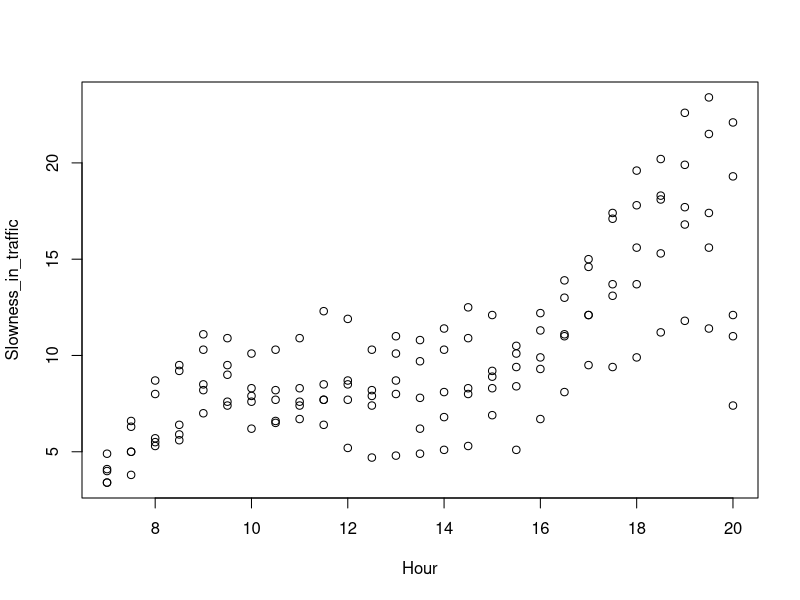
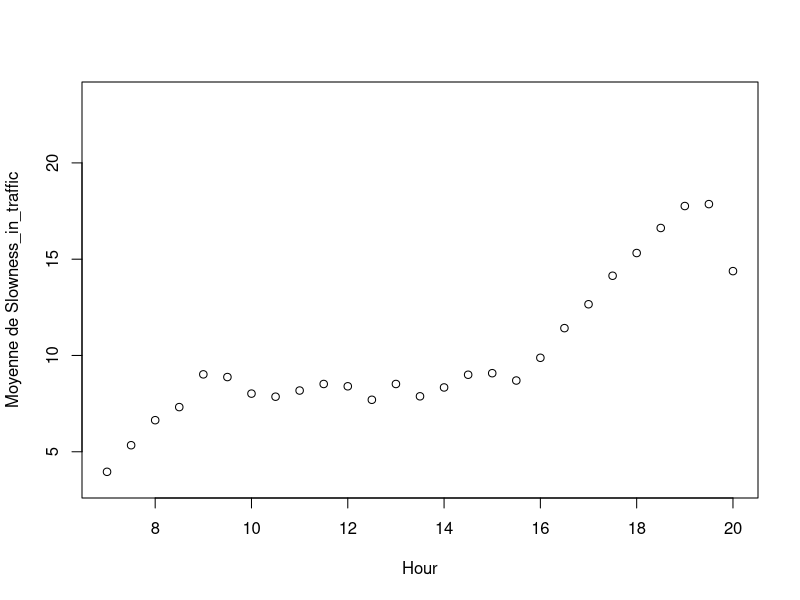
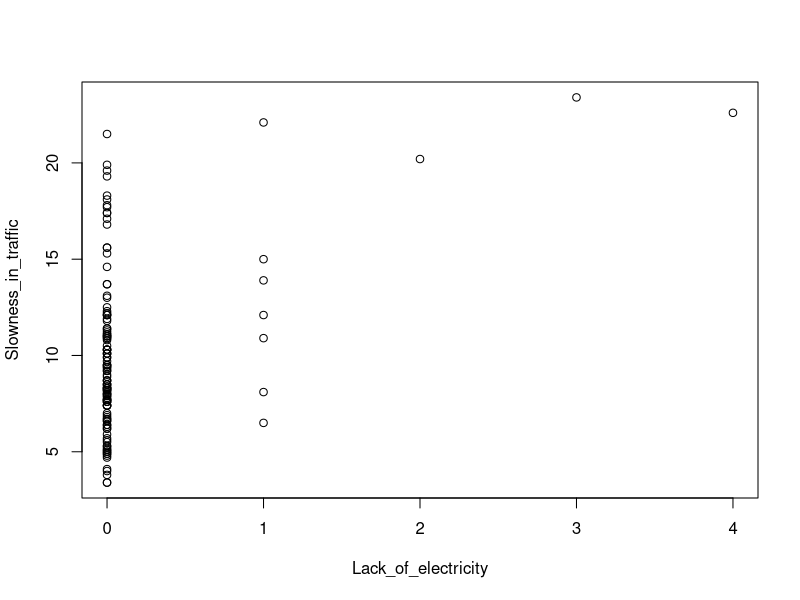
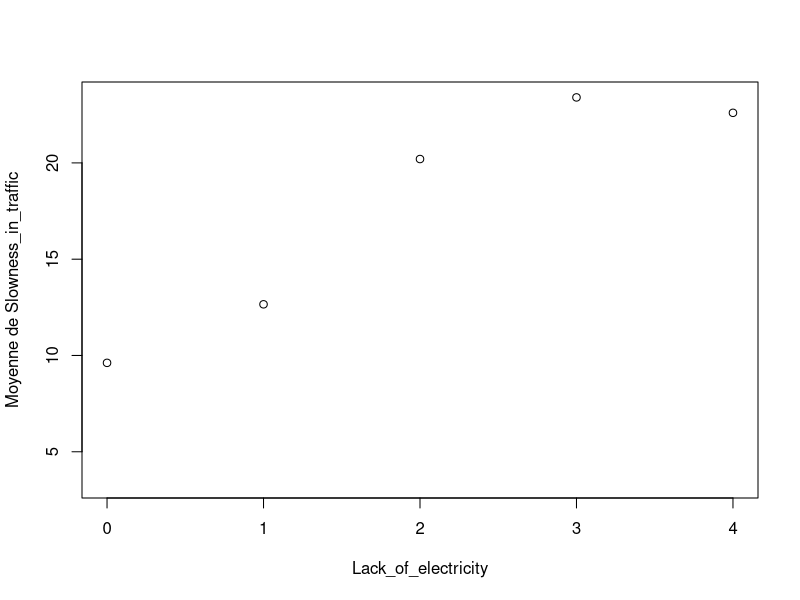
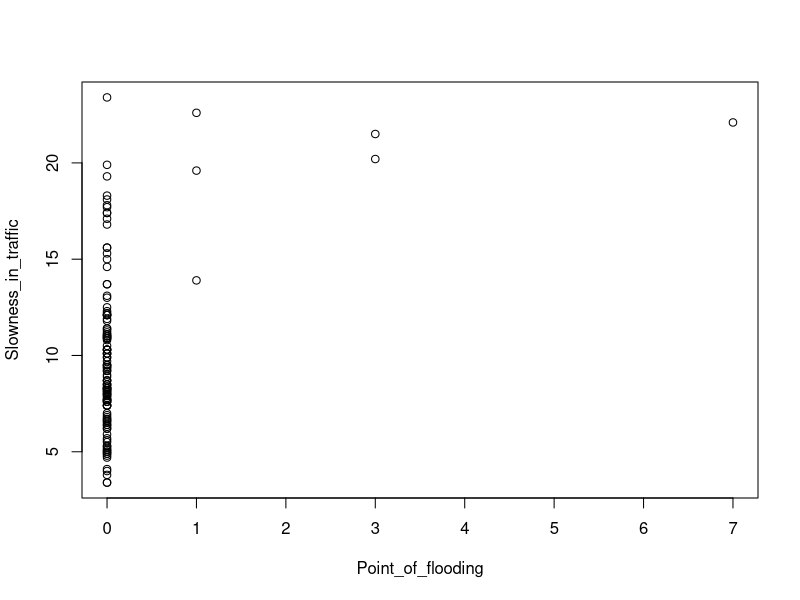
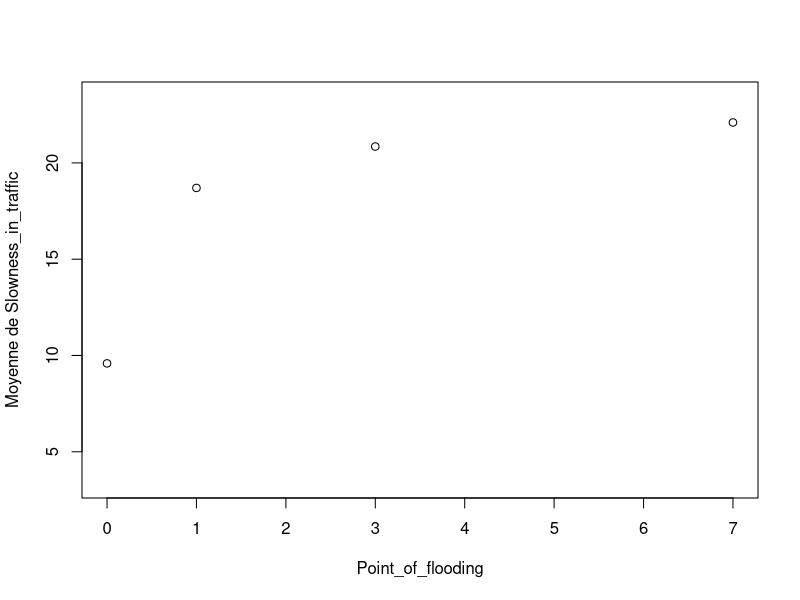
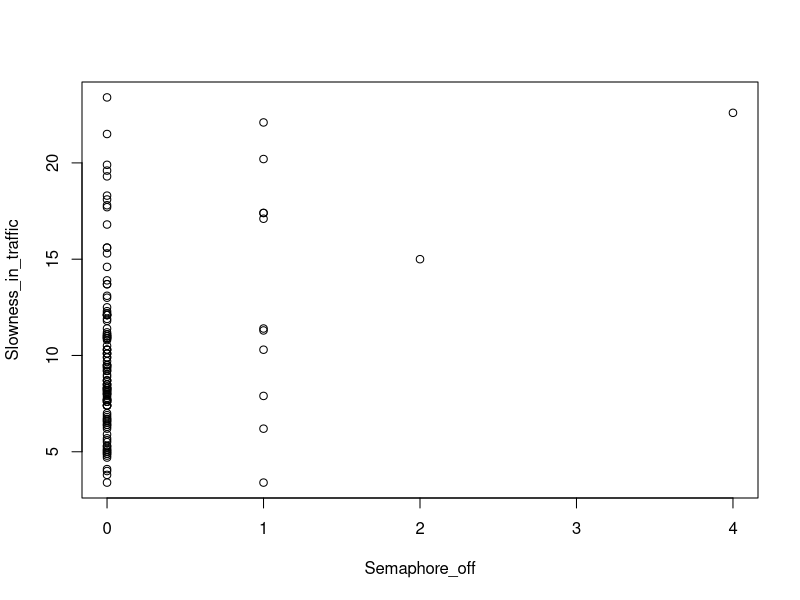
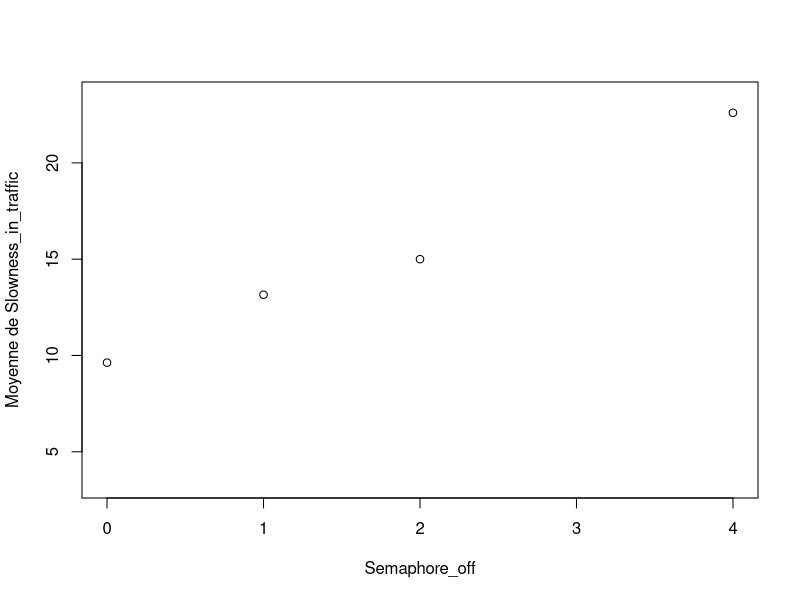

Write R code to recreate these figures, in order.
## ---- chunk 1
knitr::opts_chunk$set(echo = FALSE)
options(warn=-1)
library(ggplot2)
library(MASS)
library(caret)
library(glmnet)
library(tidyr)
library(dplyr)
library("cowplot")
library("gridExtra")
library(gridExtra)
## ---- chunk 2
tab <- read.table("datakronk.csv", header=TRUE, sep=";")
tab[1] = 6.5 + 0.5*tab[1]

X = tab[, -ncol(tab)]
# XLundi = X[1:27,]
# XMardi = X[28:54,]
# XMercredi = X[55:81,]
# XJeudi = X[82:108,]
# XVendredi = X[109:135,]
# X = (XLundi + XMardi + XMercredi + XJeudi + XVendredi)/5


Y = as.data.frame(tab[18])
# YLundi = Y[1:27,]
# YMardi = Y[28:54,]
# YMercredi = Y[55:81,]
# YJeudi = Y[82:108,]
# YVendredi = Y[109:135,]
# Y = (YLundi + YMardi + YMercredi + YJeudi + YVendredi)/5
## ---- chunk 3
# plot(data.frame(X[1], Y), main="Slowness_in_traffic en fonction de Hour")
# plot(data.frame(X[10], Y), main="Slowness_in_traffic en fonction de Lack_of_electricity")
# plot(data.frame(X[12], Y), main="Slowness_in_traffic en fonction de Point_of_flooding")
# plot(data.frame(X[13], Y), main="Slowness_in_traffic en fonction de Manifestations")
# plot(data.frame(X[16], Y), main="Slowness_in_traffic en fonction de Semaphore_off")

values = function(column)
{
    res = c()
    for (i in 1:nrow(column))
    {
        if (!(column[i,1] %in% res))
            res = c(res, column[i,1]);
    }
    
    res
}

for (i in c(1))
{
    val = values(X[i])
    grouped_Y = c()
    for (j in 1:length(val))
    {
        m = 0
        n = 0
        for (k in 1:nrow(X))
        {
            if (X[k,i]==val[j])
            {
                m = m + Y[k,1]
                n = n+1
            }
        }
        grouped_Y = c(grouped_Y, m/n)
    }
    plot(data.frame(X[i], Y))
    plot(val, grouped_Y, xlab=colnames(X)[i], ylab="Moyenne de Slowness_in_traffic", ylim=c(min(Y), max(Y)))
}
## ---- chunk 4
# values = function(column)
# {
#     res = c()
#     for (i in 1:nrow(column))
#     {
#         if (!(column[i,1] %in% res))
#             res = c(res, column[i,1]);
#     }
# 
#     res
# }
# 
# for (i in c(10))
# {
#     val = values(X[i])
#     grouped_Y = c()
#     for (j in 1:length(val))
#     {
#         m = 0
#         n = 0
#         for (k in 1:nrow(X))
#         {
#             if (X[k,i]==val[j])
#             {
#                 m = m + Y[k,1]
#                 n = n+1
#             }
#         }
#         grouped_Y = c(grouped_Y, m/n)
#     }
#     plot(data.frame(X[i], Y))
#     plot(val, grouped_Y, xlab=colnames(X)[i], ylab="Moyenne de Slowness_in_traffic", ylim=c(min(Y), max(Y)))
# }
## ---- chunk 5

values = function(column)
{
    res = c()
    for (i in 1:nrow(column))
    {
        if (!(column[i,1] %in% res))
            res = c(res, column[i,1]);
    }

    res
}

# for (i in c(1,7,10,12,16))
# for (i in c(1:17)) 
for (i in c(10,12))
{
    val = values(X[i])
    grouped_Y = c()
    for (j in 1:length(val))
    {
        m = 0
        n = 0
        for (k in 1:nrow(X))
        {
            if (X[k,i]==val[j])
            {
                m = m + Y[k,1]
                n = n+1
            }
        }
        grouped_Y = c(grouped_Y, m/n)
    }
    plot(data.frame(X[i], Y))
    plot(val, grouped_Y, xlab=colnames(X)[i], ylab="Moyenne de Slowness_in_traffic", ylim=c(min(Y), max(Y)))
}
## ---- chunk 6
values = function(column)
{
    res = c()
    for (i in 1:nrow(column))
    {
        if (!(column[i,1] %in% res))
            res = c(res, column[i,1]);
    }

    res
}

for (i in c(16))
{
    val = values(X[i])
    grouped_Y = c()
    for (j in 1:length(val))
    {
        m = 0
        n = 0
        for (k in 1:nrow(X))
        {
            if (X[k,i]==val[j])
            {
                m = m + Y[k,1]
                n = n+1
            }
        }
        grouped_Y = c(grouped_Y, m/n)
    }
    plot(data.frame(X[i], Y))
    plot(val, grouped_Y, xlab=colnames(X)[i], ylab="Moyenne de Slowness_in_traffic", ylim=c(min(Y), max(Y)))
}
## ---- chunk 7
tab <- read.table("datakronk.csv", header=TRUE, sep=";")
tab[1] = 6.5 + 0.5*tab[1]
# tab[7] = exp(tab[7]*5)
# tab[12] = exp(tab[12]*5)

# tab = as.data.frame(scale(tab))

X = tab[, -ncol(tab)]
Xm = cbind(rep(1,nrow(X)), X)

Y = as.data.frame(tab[18])
Ym = as.matrix(Y)



reg = lm(Slowness_in_traffic~., data=tab)
Y0 = as.matrix(Xm)%*%as.matrix(coef(reg))
g1 <- ggplot(data.frame(Y0, Ym), aes(Y0, Ym)) +
    geom_point(aes(Y0, Ym)) +
    geom_abline(slope=1, intercept=0) +
    ggtitle("                       linear")



ridgeCV = cv.glmnet(x=as.matrix(X), y=as.matrix(Y), alpha=0)
ridge = glmnet(x=as.matrix(X), y=as.matrix(Y), alpha=0, lambda=ridgeCV$lambda.min)
Yr = as.matrix(Xm)%*%as.matrix(coef(ridge))
colnames(Yr) = c()
g2 <- ggplot(data.frame(Yr, Ym), aes(Yr, Ym)) +
    geom_point(aes(Yr, Ym)) +
    geom_abline(slope=1, intercept=0) +
    ggtitle("                       ridge")



lassoCV = cv.glmnet(x=as.matrix(X), y=as.matrix(Y), alpha=1)
lasso = glmnet(x=as.matrix(X), y=as.matrix(Y), alpha=0, lambda=lassoCV$lambda.min)
Yl = as.matrix(Xm)%*%as.matrix(coef(lasso))
colnames(Yl) = c()
g3 <- ggplot(data.frame(Yl, Ym), aes(Yl, Ym)) +
    geom_point(aes(Yl, Ym)) +
    geom_abline(slope=1, intercept=0) +
    ggtitle("                       lasso")



step = step(reg, direction="both", trace=0)
Ys = predict.lm(step)
g4 <- ggplot(data.frame(Ys, Ym), aes(Ys, Ym)) +
    geom_point(aes(Ys, Ym)) +
    geom_abline(slope=1, intercept=0) +
    ggtitle("                       step")




# X2 = tab %>% select(Hour, Lack_of_electricity, Point_of_flooding, Manifestations) #Semaphore_off main, Manifestations step
# X2m = cbind(rep(1,nrow(X2)), X2)
# 
# 
# 
# ridgeCV2 = cv.glmnet(x=as.matrix(X2), y=as.matrix(Y), alpha=0)
# ridge2 = glmnet(x=as.matrix(X2), y=as.matrix(Y), alpha=0, lambda=ridgeCV2$lambda.min)
# Yr2 = as.matrix(X2m)%*%as.matrix(coef(ridge2))
# colnames(Yr2) = c()
# g5 <- ggplot(data.frame(Yr2, Ym), aes(Yr2, Ym)) +
#     geom_point(aes(Yr2, Ym)) +
#     geom_abline(slope=1, intercept=0)
# 
# 
# 
# lassoCV2 = cv.glmnet(x=as.matrix(X2), y=as.matrix(Y), alpha=1)
# lasso2 = glmnet(x=as.matrix(X2), y=as.matrix(Y), alpha=0, lambda=lassoCV2$lambda.min)
# Yl2 = as.matrix(X2m)%*%as.matrix(coef(lasso2))
# colnames(Yl2) = c()
# g6 <- ggplot(data.frame(Yl2, Ym), aes(Yl2, Ym)) +
#     geom_point(aes(Yl2, Ym)) +
#     geom_abline(slope=1, intercept=0)



grid.arrange(g1, g2, g3, g4, ncol=2, nrow = 2) #g5, g6, ncol=3, nrow = 2)

colnames(Ym) = c()
## ---- chunk 8
data.frame(
  Linear_R2 = R2(Y0, Ym),
  Ridge_R2 = R2(Yr, Ym),
  Lasso_R2 = R2(Yl, Ym),
  Step_R2 = R2(Ys, Ym)#,
  #Ridge2_R2 = R2(Yr2, Ym),
  #Lasso2_R2 = R2(Yl2, Ym)
)
## ---- chunk 9
data.frame(
  Linear_RMSE = RMSE(Y0, Ym),
  Ridge_RMSE = RMSE(Yr, Ym),
  Lasso_RMSE = RMSE(Yl, Ym),
  Step_RMSE = RMSE(Ys, Ym)#,
  #Ridge2_RMSE = RMSE(Yr2, Ym),
  #Lasso2_RMSE = RMSE(Yl2, Ym)
  # linear ridge lasso step
)
## ---- chunk 10
# Régression logistique

# Slowness_in_traffic
#  Min.   : 3.40      
#  1st Qu.: 7.40      
#  Median : 9.00      
#  Mean   :10.05      
#  3rd Qu.:11.85      
#  Max.   :23.40   

Y_binaire = as.matrix(1*(Y>11.85))


logistique = glm(Y_binaire~., data=X)
Ylog = as.matrix(Xm)%*%as.matrix(coef(logistique))
Ylog = 1*(Ylog>0.5)
conf_mat = table(Y_binaire, Ylog)
conf_mat
## ---- chunk 11
TP = conf_mat[2,2]
TN = conf_mat[1,1]
FP = conf_mat[2,1]
FN = conf_mat[1,2]

recall = TP/(TP+FN)
precision = TP/(TP+FP)
F1_score = 2*(precision*recall)/(precision+recall)

data.frame(
  recall = recall,
  precision = precision,
  F1_score = F1_score
)
## ---- chunk 12
tab <- read.table("datakronk.csv", header=TRUE, sep=";")
tab[1] = 6.5 + 0.5*tab[1]
# tab[7] = exp(tab[7]*5)
# tab[12] = exp(tab[12]*5)

# tab = as.data.frame(scale(tab))

X = tab[, -ncol(tab)]
Xm = cbind(rep(1,nrow(X)), X)

Y = as.data.frame(tab[18])
Ym = as.matrix(Y)



reg = lm(Slowness_in_traffic~., data=tab)
Y0 = as.matrix(Xm)%*%as.matrix(coef(reg))
g1 <- ggplot(data.frame(Y0, Ym), aes(Y0, Ym)) +
    geom_point(aes(Y0, Ym)) +
    geom_abline(slope=1, intercept=0) +
    ggtitle("                       linear")



ridgeCV = cv.glmnet(x=as.matrix(X), y=as.matrix(Y), alpha=0)
ridge = glmnet(x=as.matrix(X), y=as.matrix(Y), alpha=0, lambda=ridgeCV$lambda.min)
Yr = as.matrix(Xm)%*%as.matrix(coef(ridge))
colnames(Yr) = c()
g2 <- ggplot(data.frame(Yr, Ym), aes(Yr, Ym)) +
    geom_point(aes(Yr, Ym)) +
    geom_abline(slope=1, intercept=0) +
    ggtitle("                       ridge")



lassoCV = cv.glmnet(x=as.matrix(X), y=as.matrix(Y), alpha=1)
lasso = glmnet(x=as.matrix(X), y=as.matrix(Y), alpha=0, lambda=lassoCV$lambda.min)
Yl = as.matrix(Xm)%*%as.matrix(coef(lasso))
colnames(Yl) = c()
g3 <- ggplot(data.frame(Yl, Ym), aes(Yl, Ym)) +
    geom_point(aes(Yl, Ym)) +
    geom_abline(slope=1, intercept=0) +
    ggtitle("                       lasso")



step = step(reg, direction="both", trace=0)
Ys = predict.lm(step)
g4 <- ggplot(data.frame(Ys, Ym), aes(Ys, Ym)) +
    geom_point(aes(Ys, Ym)) +
    geom_abline(slope=1, intercept=0) +
    ggtitle("                       step")




# X2 = tab %>% select(Hour, Lack_of_electricity, Point_of_flooding, Manifestations) #Semaphore_off main, Manifestations step
# X2m = cbind(rep(1,nrow(X2)), X2)
# 
# 
# 
# ridgeCV2 = cv.glmnet(x=as.matrix(X2), y=as.matrix(Y), alpha=0)
# ridge2 = glmnet(x=as.matrix(X2), y=as.matrix(Y), alpha=0, lambda=ridgeCV2$lambda.min)
# Yr2 = as.matrix(X2m)%*%as.matrix(coef(ridge2))
# colnames(Yr2) = c()
# g5 <- ggplot(data.frame(Yr2, Ym), aes(Yr2, Ym)) +
#     geom_point(aes(Yr2, Ym)) +
#     geom_abline(slope=1, intercept=0)
# 
# 
# 
# lassoCV2 = cv.glmnet(x=as.matrix(X2), y=as.matrix(Y), alpha=1)
# lasso2 = glmnet(x=as.matrix(X2), y=as.matrix(Y), alpha=0, lambda=lassoCV2$lambda.min)
# Yl2 = as.matrix(X2m)%*%as.matrix(coef(lasso2))
# colnames(Yl2) = c()
# g6 <- ggplot(data.frame(Yl2, Ym), aes(Yl2, Ym)) +
#     geom_point(aes(Yl2, Ym)) +
#     geom_abline(slope=1, intercept=0)



grid.arrange(g1, g2, g3, g4, ncol=2, nrow = 2) #g5, g6, ncol=3, nrow = 2)

colnames(Ym) = c()
## ---- chunk 13
data.frame(
  Linear_R2 = R2(Y0, Ym),
  Ridge_R2 = R2(Yr, Ym),
  Lasso_R2 = R2(Yl, Ym),
  Step_R2 = R2(Ys, Ym)#,
  #Ridge2_R2 = R2(Yr2, Ym),
  #Lasso2_R2 = R2(Yl2, Ym)
)
## ---- chunk 14
data.frame(
  Linear_RMSE = RMSE(Y0, Ym),
  Ridge_RMSE = RMSE(Yr, Ym),
  Lasso_RMSE = RMSE(Yl, Ym),
  Step_RMSE = RMSE(Ys, Ym)#,
  #Ridge2_RMSE = RMSE(Yr2, Ym),
  #Lasso2_RMSE = RMSE(Yl2, Ym)
  # linear ridge lasso step
)
## ---- chunk 15
# Régression logistique

# Slowness_in_traffic
#  Min.   : 3.40      
#  1st Qu.: 7.40      
#  Median : 9.00      
#  Mean   :10.05      
#  3rd Qu.:11.85      
#  Max.   :23.40   

Y_binaire = as.matrix(1*(Y>11.85))


logistique = glm(Y_binaire~., data=X)
Ylog = as.matrix(Xm)%*%as.matrix(coef(logistique))
Ylog = 1*(Ylog>0.5)
conf_mat = table(Y_binaire, Ylog)
conf_mat
## ---- chunk 16
TP = conf_mat[2,2]
TN = conf_mat[1,1]
FP = conf_mat[2,1]
FN = conf_mat[1,2]

recall = TP/(TP+FN)
precision = TP/(TP+FP)
F1_score = 2*(precision*recall)/(precision+recall)

data.frame(
  recall = recall,
  precision = precision,
  F1_score = F1_score
)
## ---- chunk 17
#K-Fold
tab <- read.table("datakronk.csv", header=TRUE, sep=";")
tab[1] = 6.5 + 0.5*tab[1]

Linear_R2 = c()
Ridge_R2 = c()
Lasso_R2 = c()
Step_R2 = c()

Linear_RMSE = c()
Ridge_RMSE = c()
Lasso_RMSE = c()
Step_RMSE = c()


n = nrow(tab)
K = 5

list_index = sample((1:n), n)
len_fold = as.integer(n/K)
folds = matrix(0, K, len_fold)
for (k in (1:K))
{
  fold = list_index[ ((k-1)*len_fold+1) : (k*len_fold)  ]
  folds[k,] = fold
}

for (k in (1:K))
{
  X_k = X[folds[k,],]
  X_km = cbind(rep(1,len_fold), X_k)
  
  Y_k = as.data.frame(tab[18])[folds[k,],]
  Y_km = as.matrix(Y_k)
  
  
  
  data_k = tab[folds[k,],]
  reg = lm(Slowness_in_traffic~., data=data_k)
  tmp = coef(reg)
  tmp[is.na(tmp)] = 0
  Y0 = as.matrix(X_km)%*%as.matrix(tmp)
  
  
  
  ridgeCV = cv.glmnet(x=as.matrix(X_k), y=as.matrix(Y_k), alpha=0)
  ridge = glmnet(x=as.matrix(X_k), y=as.matrix(Y_k), alpha=0, lambda=ridgeCV$lambda.min)
  tmp = coef(ridge)
  tmp[is.na(tmp)] = 0
  Yr = as.matrix(X_km)%*%as.matrix(tmp)
  colnames(Yr) = c()
  
  
  
  lassoCV = cv.glmnet(x=as.matrix(X_k), y=as.matrix(Y_k), alpha=1)
  lasso = glmnet(x=as.matrix(X_k), y=as.matrix(Y_k), alpha=0, lambda=lassoCV$lambda.min)
  tmp = coef(lasso)
  tmp[is.na(tmp)] = 0
  Yl = as.matrix(X_km)%*%as.matrix(tmp)
  colnames(Yl) = c()
  
  
  
  step = step(reg, direction="both", trace=0)
  Ys = predict.lm(step)
  
  Linear_R2 = c(Linear_R2, R2(Y0, Y_km))
  Ridge_R2 = c(Ridge_R2, R2(Yr, Y_km))
  Lasso_R2 = c(Lasso_R2, R2(Yl, Y_km))
  Step_R2 = c(Step_R2, R2(Ys, Y_km))
              
  Linear_RMSE = c(Linear_RMSE, RMSE(Y0, Y_km))
  Ridge_RMSE = c(Ridge_RMSE, RMSE(Yr, Y_km))
  Lasso_RMSE = c(Lasso_RMSE, RMSE(Yl, Y_km))
  Step_RMSE = c(Step_RMSE, RMSE(Ys, Y_km))
}


data.frame(
  moy_Linear_R2 = mean(Linear_R2),
  moy_Ridge_R2 = mean(Ridge_R2),
  moy_Lasso_R2 = mean(Lasso_R2),
  moy_Step_R2 = mean(Step_R2)
)
  
  
data.frame(
  moy_Linear_RMSE = mean(Linear_RMSE),
  moy_Ridge_RMSE = mean(Ridge_RMSE),
  moy_Lasso_RMSE = mean(Lasso_RMSE),
  moy_Step_RMSE = mean(Step_RMSE)
)



boxplot(Linear_R2, Ridge_R2, Lasso_R2, Step_R2, names=c("Linear_R2", "Ridge_R2", "Lasso_R2", "Step_R2"))
boxplot(Linear_RMSE, Ridge_RMSE, Lasso_RMSE, Step_RMSE, names=c("Linear_RMSE", "Ridge_RMSE", "Lasso_RMSE", "Step_RMSE"))
